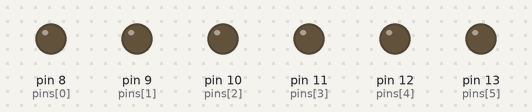
The sketch below on a simulated Arduino Uno, built with avr-gcc and run on an emulated ATmega328P. Parts: output pins drawn as LEDs (lit = HIGH).

Above: at 0.1 s.
At 5.1 s:
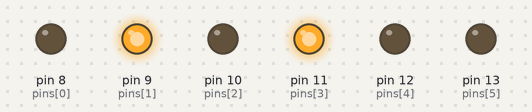
At 10.1 s:
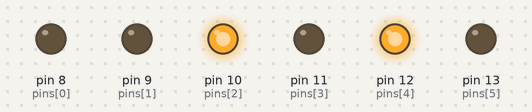
At 20.1 s:
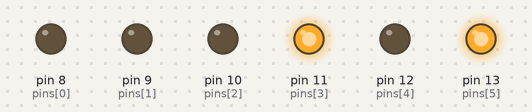
At 30.1 s:
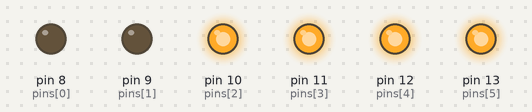
At 39.75 s:
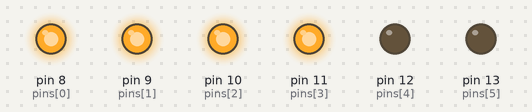
Timing chart, 0 to 40.0 s (numbered marks = the images above):
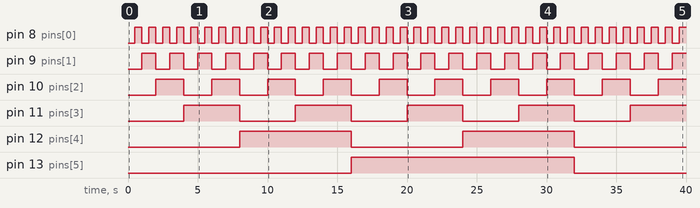

Measured:
- by itself, pin 8 (pins[0]): alternates HIGH for 0.50 s and LOW for 0.50 s
- by itself, pin 9 (pins[1]): alternates HIGH for 1.0 s and LOW for 1.0 s
- by itself, pin 10 (pins[2]): alternates HIGH for 2.0 s and LOW for 2.0 s
- by itself, pin 11 (pins[3]): alternates HIGH for 4.0 s and LOW for 4.0 s
- by itself, pin 12 (pins[4]): alternates HIGH for 8.0 s and LOW for 8.0 s
- by itself, pin 13 (pins[5]): LOW → HIGH at 16.0 s, → LOW 16.0 s later

The sketch:

BinaryCounter.ino
```cpp
// Binary Counter on Arduino using pins D8 to D13

// Define pins
const int pins[] = {8, 9, 10, 11, 12, 13};
const int numPins = 6;

void setup() {
  // Set all pins as OUTPUT
  for (int i = 0; i < numPins; i++) {
    pinMode(pins[i], OUTPUT);
  }
}

void loop() {
  // Count from 0 to 63
  for (int count = 0; count < 64; count++) {
    // Set each pin according to the binary value
    for (int i = 0; i < numPins; i++) {
      digitalWrite(pins[i], (count >> i) & 0x01); // bitwise operation
    }
    delay(500); // wait half a second
  }
}
```
